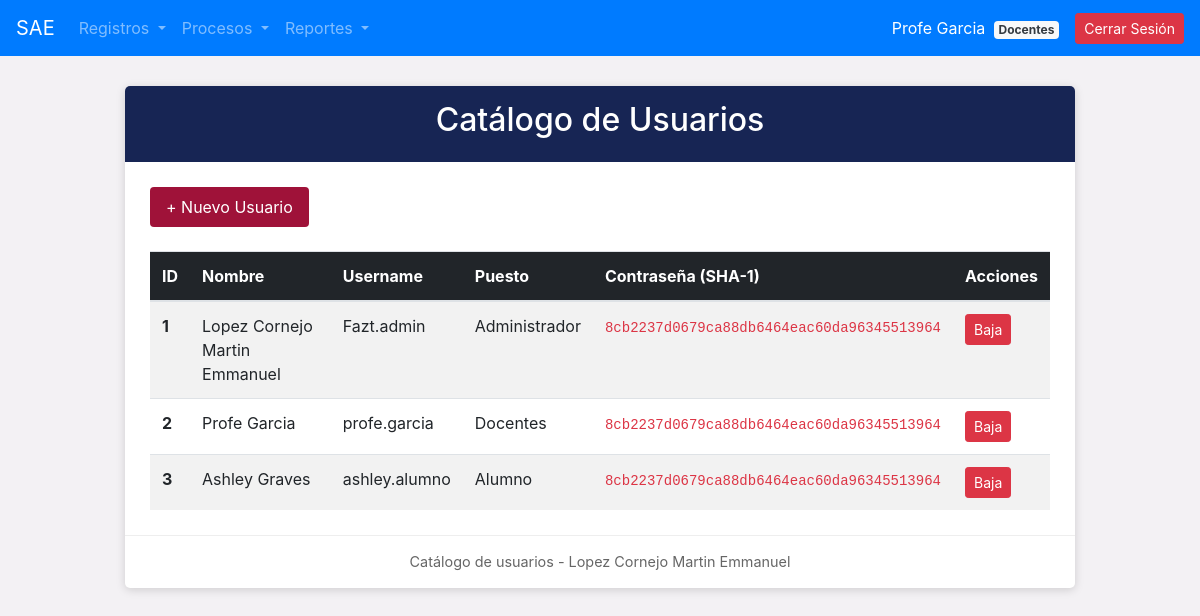
Page /crude/crude_usuarios.php (signed in) on the committed database.
### tables this page shows
CREATE TABLE `usuarios` (
  `id_usuario` int(11) NOT NULL,
  `nombre_usuario` varchar(100) NOT NULL,
  `username` varchar(50) NOT NULL,
  `password` varchar(255) NOT NULL,
  `id_puesto` int(11) NOT NULL,
  `idalumn` int(11) DEFAULT NULL,
  `estatus_usuario` varchar(10) DEFAULT 'ALTA'
);

CREATE TABLE `puestos` (
  `id_puesto` int(11) NOT NULL,
  `nombre_puesto` varchar(100) NOT NULL,
  `estatus_puesto` varchar(10) DEFAULT 'ALTA'
);

### crude/crude_usuarios.php (the view, shortened to what this page needs)
<?php
include_once("../conexion.php");
include_once("../navegacion/nav.php");
$sql = "SELECT u.id_usuario, u.nombre_usuario, u.username, u.password, p.nombre_puesto
        FROM usuarios u
        INNER JOIN puestos p ON u.id_puesto = p.id_puesto
        WHERE u.estatus_usuario = 'ALTA'";
$resultado = $conexion->query($sql);
?>
<!DOCTYPE html>
<html lang="es">
<head>
</head>
<body>
<div class="container">
    <div class="formulario">
        <div class="titulo"><h2>Catálogo de Usuarios</h2></div>
        <div class="contenido">
            <div class="mb-4">
                <a href="../registro/reg_usuario.php" class="btn-sae">+ Nuevo Usuario</a>
            </div>
            <div class="table-responsive">
                <table class="table table-striped table-hover align-middle m-0">
                    <thead style="background-color: #212529; color: white;">
                        <tr>
                            <th>ID</th>
                            <th>Nombre</th>
                            <th>Username</th>
                            <th>Puesto</th>
                            <th>Contraseña (SHA-1)</th>
                            <th>Acciones</th>
                        </tr>
                    </thead>
                    <tbody>
                        <?php if ($resultado && $resultado->num_rows > 0): ?>
                            <?php while($row = $resultado->fetch_assoc()): ?>
                            <tr>
                                <td><b><?php echo $row['id_usuario']; ?></b></td>
                                <td><?php echo htmlspecialchars($row['nombre_usuario']); ?></td>
                                <td><?php echo htmlspecialchars($row['username']); ?></td>
                                <td><?php echo htmlspecialchars($row['nombre_puesto']); ?></td>
                                <td><code class="text-danger"><?php echo htmlspecialchars($row['password']); ?></code></td>
                                <td>
                                    <a href="crude_usuarios.php?baja=<?php echo $row['id_usuario']; ?>" class="btn btn-danger btn-sm" onclick="return confirm('¿Dar de baja este usuario?');">Baja</a>
                                </td>
                            </tr>
                            <?php endwhile; ?>
                        <?php else: ?>
                            <tr><td colspan="6" class="text-center py-3 text-muted">No hay usuarios activos.</td></tr>
                        <?php endif; ?>
                    </tbody>
                </table>
            </div>
        </div>
        <div class="pie">Catálogo de usuarios - Lopez Cornejo Martin Emmanuel</div>
    </div>
</div>
</body>
</html>

### crude/crude_usuarios.php (style rules this page uses)
body { background-color: #f3f1f4; }
.formulario { background-color: white; max-width: 950px; margin: 30px auto; border-radius: 5px; box-shadow: 0 2px 10px rgba(0,0,0,0.15); overflow: hidden; }
.titulo { background-color: #172554; color: white; padding: 15px; text-align: center; }
.contenido { padding: 25px; }
.btn-sae { background-color: #9f1239; color: white; border: none; padding: 8px 16px; border-radius: 4px; text-decoration: none; display: inline-block; }
.pie { text-align: center; padding: 15px; color: #666; font-size: 0.9rem; border-top: 1px solid #eee; }

### rows in the picture
usuarios: id_usuario "1", nombre_usuario "Lopez Cornejo Martin Emmanuel", username "Fazt.admin", id_puesto.nombre_puesto "Administrador", password "8cb2237d0679ca88db6464eac60da96345513964"
usuarios: id_usuario "2", nombre_usuario "Profe Garcia", username "profe.garcia", id_puesto.nombre_puesto "Docentes", password "8cb2237d0679ca88db6464eac60da96345513964"
usuarios: id_usuario "3", nombre_usuario "Ashley Graves", username "ashley.alumno", id_puesto.nombre_puesto "Alumno", password "8cb2237d0679ca88db6464eac60da96345513964"

### other values in the picture
$_SESSION['nombre_usuario'] "Profe Garcia"
$_SESSION['nombre_puesto'] "Docentes"
